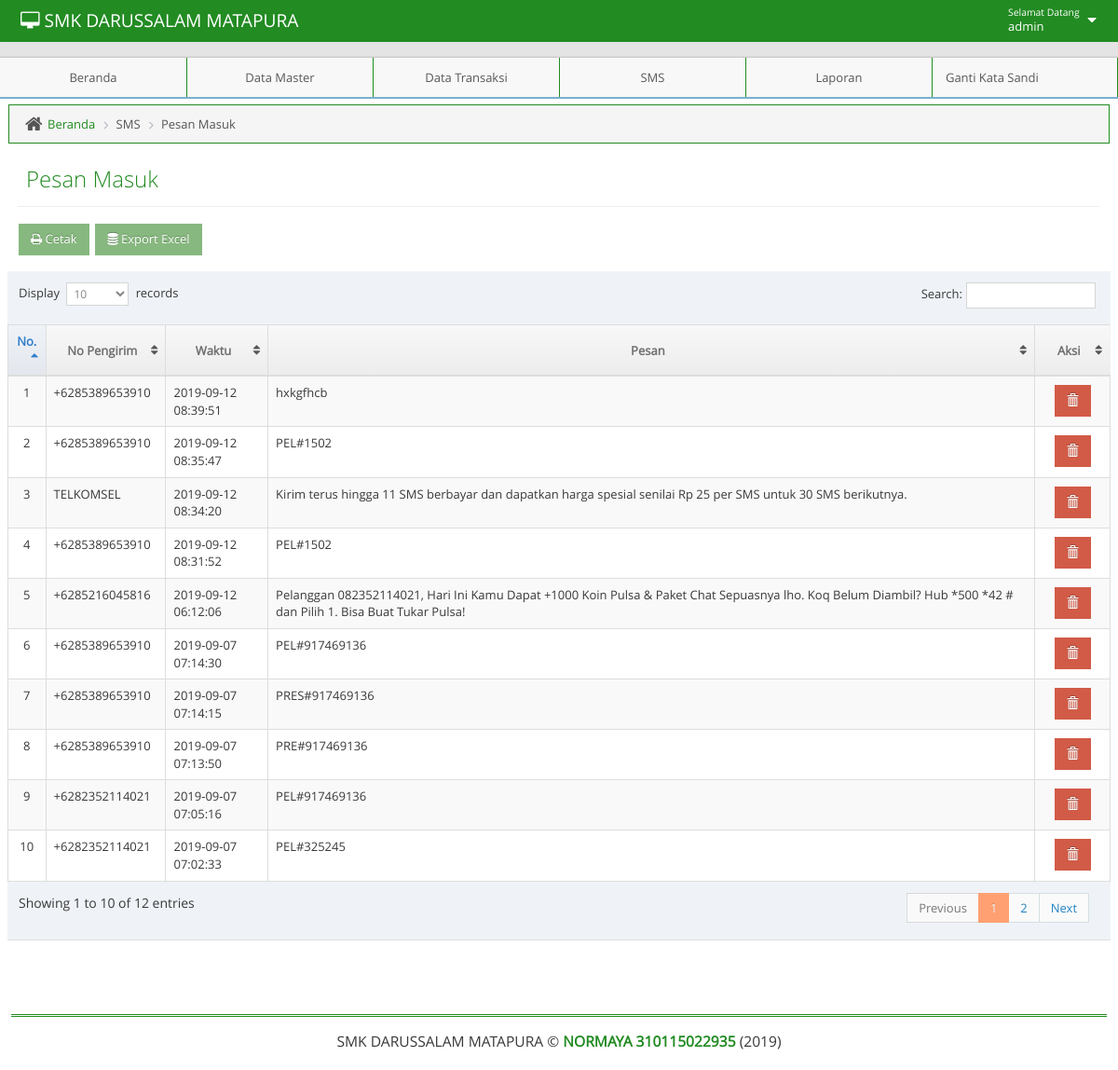
Screenshot of /admin/adminmainapp.php?unit=s_psnmsk&act=datagrid (signed in) with the database file from the repository.
### tables this page shows
CREATE TABLE IF NOT EXISTS `inbox` (
  `UpdatedInDB` timestamp NOT NULL DEFAULT CURRENT_TIMESTAMP ON UPDATE CURRENT_TIMESTAMP,
  `ReceivingDateTime` timestamp NOT NULL DEFAULT '0000-00-00 00:00:00',
  `Text` text NOT NULL,
  `SenderNumber` varchar(20) NOT NULL DEFAULT '',
  `Coding` enum('Default_No_Compression','Unicode_No_Compression','8bit','Default_Compression','Unicode_Compression') NOT NULL DEFAULT 'Default_No_Compression',
  `UDH` text NOT NULL,
  `SMSCNumber` varchar(20) NOT NULL DEFAULT '',
  `Class` int(11) NOT NULL DEFAULT '-1',
  `TextDecoded` text NOT NULL,
  `ID` int(10) unsigned NOT NULL AUTO_INCREMENT,
  `RecipientID` text NOT NULL,
  `Processed` enum('false','true') NOT NULL DEFAULT 'false',
  PRIMARY KEY (`ID`)
);

### admin/unit/s_psnmsk.php (the view, shortened to what this page needs)
<?php
$act = $_GET['act'];
switch($act){
    case "datagrid":
        ?>
<?php
include("../admin/leftbar.php");
?>
<div class="main-content">
    <div class="main-content-inner">
	<div class="breadcrumbs ace-save-state" id="breadcrumbs">
            <ul class="breadcrumb">
                <li>
                    <i class="ace-icon fa fa-home home-icon"></i>
                    <a href="adminmainapp.php?unit=dashboard">Beranda</a>
                </li>
                <li>SMS</li>
		<li>Pesan Masuk</li>
            </ul>
	</div>
        <div class="page-content">
            <div class="page-header">
                <h1>Pesan Masuk
                </h1>
            </div>
			 <h1>
                    <a href="?unit=sl_psnmasuk">
                        <button class="btn btn-sm btn-success"><i class="fa fa-print"></i> Cetak</button>
                    </a>
					<a href="unit/sxp_psnmasuk.php">
                        <button class="btn btn-sm btn-success"><i class="fa fa-database"></i> Export Excel</button>
                    </a>
                </h1>
            <div class="row">
                <div class="col-xs-12">
                    <div class="row">
                        <div class="box box-primary">
                            <div class="box-body table-responsive padding">
                              <table id="datatable" class="table table-striped table-bordered table-hover">
                                <thead>
                                    <tr>
                                        <th style="width:50px; text-align: center">No.</th>
                                        <th style="width:130px;text-align: center">No Pengirim</th>
                                        <th style="width:130px;text-align: center">Waktu</th>
                                        <th style="width:900px; text-align: center">Pesan</th>
                                        <th style="width:100px; text-align: center">Aksi</th>
                                    </tr>
                                </thead>
                                <tbody>
                                    <?php $no=1;
                                    $qdatagrid =" SELECT * FROM inbox ORDER BY ReceivingDateTime DESC";
                                    $rdatagrid = mysqli_query($mysqli, $qdatagrid);
                                    while($ddatagrid=mysqli_fetch_assoc($rdatagrid)) {
										 echo "
                                        <tr>
                                             <td style= text-align:center>$no</td>
                                             <td style= text-align:left  >$ddatagrid[SenderNumber]</td>
                                             <td style= text-align:left  >$ddatagrid[ReceivingDateTime]</td>
                                             <td style= text-align:left  >$ddatagrid[TextDecoded]</td>
                                             <td style=text-align:center>
                                                  <a href=?unit=s_psnmsk&act=delete&ID=$ddatagrid[ID] class='btn btn-sm btn-danger glyphicon glyphicon-trash' onclick='return confirm(\"Yakin Akan Menghapus Data?\")'></a>
                                             </td>
                                        </tr>
                                        ";
                                        $no++;
                                     }
                                     ?>
                                </tbody>
                                </table>
                            </div>
                        </div>
                    </div>
                </div>
            </div>
        </div>
    </div>
</div>
<?php
include("../admin/footer.php");
?>
	</body>
</html>
 <?php
        break;
}

### admin/navbar.php (shortened to what this page needs)
<body class="no-skin">
        <?php
         $qupdate = "SELECT * FROM  t_admin WHERE username = '".$_SESSION['username']."'";
        $rupdate = mysqli_query($mysqli, $qupdate);
        $dupdate = mysqli_fetch_assoc($rupdate);
        ?>
        <div id="navbar" class="navbar navbar-default ace-save-state">
            <div class="navbar-container ace-save-state" id="navbar-container">
            <div class="navbar-header pull-left">
                <a href="adminmainapp.php?unit=dashboard" class="navbar-brand"><small><i class="fa fa-desktop"></i>  SMK DARUSSALAM MATAPURA </small></a>
            </div>
            <div class="navbar-buttons navbar-header pull-right" role="navigation">
              <ul class="nav ace-nav">
                <li class="light-blue dropdown-modal">
                  <a data-toggle="dropdown" href="#" class="dropdown-toggle">
                    <span class="user-info"><small>Selamat Datang</small>  <?php echo $dupdate['username']; ?></span>
                    <i class="ace-icon fa fa-caret-down"></i>
                  </a>
                </li>
              </ul>
            </div>
        </div>
    </div>

### css/tentang/style.css (style rules this page uses)
html { font-family:sans-serif; -ms-text-size-adjust:100%; -webkit-text-size-adjust:100% }
body { margin:0 }
a { background-color:transparent }
h1 { font-size:2em; margin:.67em 0 }
small { font-size:80% }
button,input,optgroup,select,textarea { color:inherit; font:inherit; margin:0 }
button { overflow:visible }
button,select { text-transform:none }
button,html input[type=button],input[type=reset],input[type=submit] { -webkit-appearance:button; cursor:pointer }
table { border-collapse:collapse; border-spacing:0 }
td,th { padding:0 }
.border-box,article,body,code,dd,div,dl,dt,fieldset,footer,form,header,html,input[type=email],input[type=password],input[type=tel],input[type=text],input[type=url],li,main,ol,p,pre,section,textarea,ul { box-sizing:border-box }

### rows the page displays
inbox: SenderNumber "+6285389653910", ReceivingDateTime "2019-09-12 08:39:51", TextDecoded "hxkgfhcb"
inbox: SenderNumber "+6285389653910", ReceivingDateTime "2019-09-12 08:35:47", TextDecoded "PEL#1502"
inbox: SenderNumber "TELKOMSEL", ReceivingDateTime "2019-09-12 08:34:20", TextDecoded "Kirim terus hingga 11 SMS berbayar dan dapatkan harga spesial senilai Rp 25 per SMS untuk 30 SMS berikutnya."
inbox: SenderNumber "+6285389653910", ReceivingDateTime "2019-09-12 08:31:52", TextDecoded "PEL#1502"
inbox: SenderNumber "+6285216045816", ReceivingDateTime "2019-09-12 06:12:06", TextDecoded "Pelanggan 082352114021, Hari Ini Kamu Dapat +1000 Koin Pulsa & Paket Chat Sepuasnya lho. Koq Belum Diambil? Hub *500 *42 # dan Pilih 1. Bisa Buat Tukar Pulsa!"
inbox: SenderNumber "+6285389653910", ReceivingDateTime "2019-09-07 07:14:30", TextDecoded "PEL#917469136"
inbox: SenderNumber "+6285389653910", ReceivingDateTime "2019-09-07 07:14:15", TextDecoded "PRES#917469136"
inbox: SenderNumber "+6285389653910", ReceivingDateTime "2019-09-07 07:13:50", TextDecoded "PRE#917469136"
inbox: SenderNumber "+6282352114021", ReceivingDateTime "2019-09-07 07:05:16", TextDecoded "PEL#917469136"
inbox: SenderNumber "+6282352114021", ReceivingDateTime "2019-09-07 07:02:33", TextDecoded "PEL#325245"

### other values shown
$dupdate['username'] "admin"
